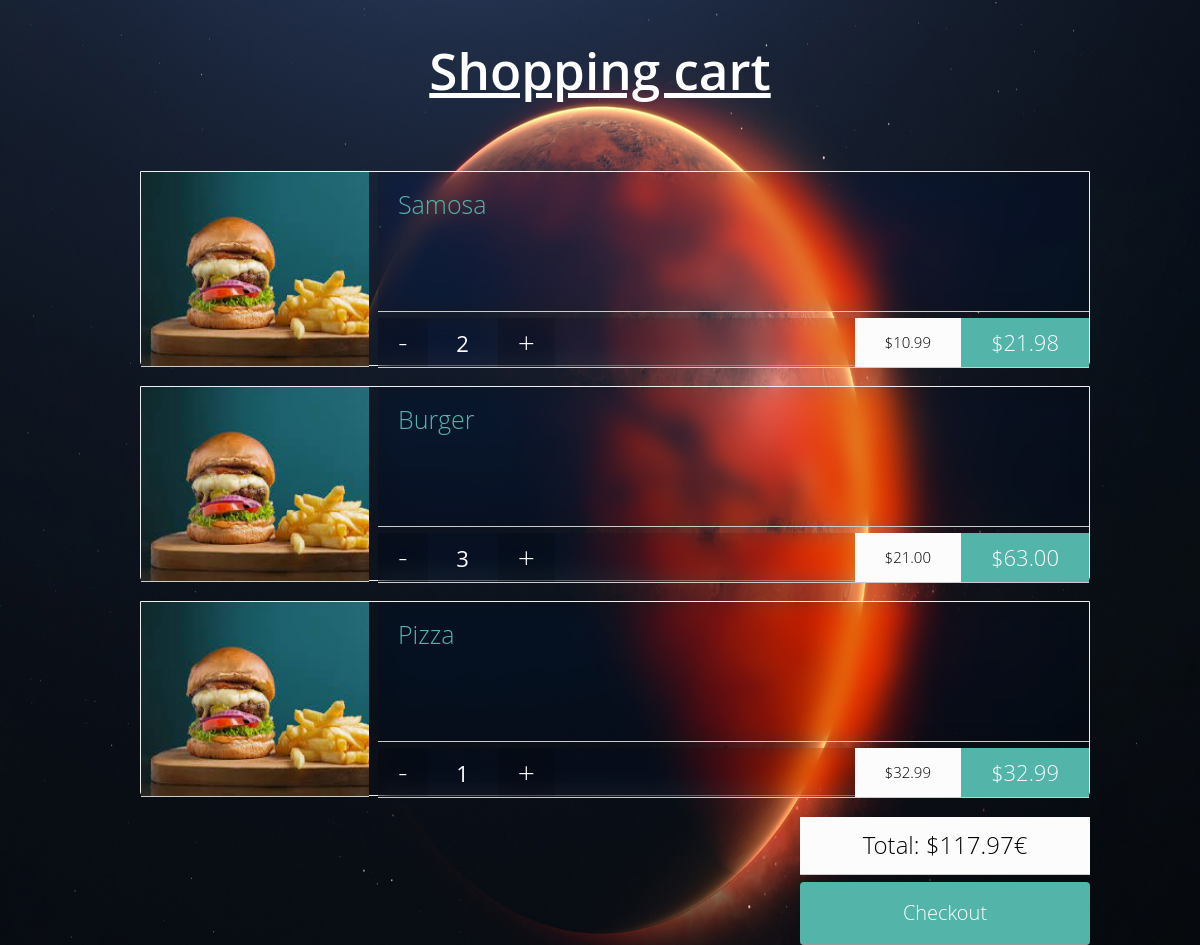
The app's page /cart/ (signed in) with its own data.
### customer/models.py (models this page shows, shortened)
class OrderItem(models.Model):
    product = models.ForeignKey(Product, on_delete=models.SET_NULL, null=True)
    order = models.ForeignKey(Order, on_delete=models.SET_NULL, null=True)
    quantity = models.IntegerField(default=0, null=True, blank=True)
    prepared = models.BooleanField(default=False)
    time = models.DateTimeField(auto_now_add=True)
    @property
    def get_total(self):
        total = self.product.price * self.quantity
        return total

class Product(models.Model):
    name = models.CharField(max_length=250)
    price = models.DecimalField(max_digits=5, decimal_places=2, blank=True,null=True)
    image = models.ImageField(upload_to='images/',blank=True, null=True)
    desc = models.TextField(blank=True, null=True)
    id = models.UUIDField(primary_key = True, default = uuid.uuid4, editable = False)

class Order(models.Model):
    customer = models.ForeignKey(Customer, on_delete=models.SET_NULL, null=True, blank=True)
    time_ordered = models.DateTimeField(auto_now_add=True)
    complete = models.BooleanField(default=False)
    transaction_id = models.CharField(max_length=100, null=True)
    @property
    def get_cart_total(self):
        orderitems = self.orderitem_set.all()
        total = sum([item.get_total for item in orderitems])
        return total
    @property
    def get_cart_items(self):
        orderitems = self.orderitem_set.all()
        total = sum([item.quantity for item in orderitems])
        return total

### customer/views.py (the view)
# urls.py: path('cart/', views.cart, name='cart'),
def cart(request):
    data = cartData(request)
    cartItems = data['cartItems']
    order = data['order']
    items = data['items']
    context = {'items': items, 'order': order, 'cartItems': cartItems}
    return render(request, "customer/cart.html", context)

### customer/utils.py (called while the page is built)
def cartData(request):
    if request.user.is_authenticated:
        customer = request.user.customer
        order, created = Order.objects.get_or_create(customer=customer, complete=False)
        items = order.orderitem_set.all()
        cartItems = order.get_cart_items
    else:
        cookieData = cookieCart(request)
        cartItems = cookieData['cartItems']
        order = cookieData['order']
        items = cookieData['items']
    return {'cartItems':cartItems,'order':order,'items':items}

### customer/templates/customer/cart.html (shortened to what this page needs)
{% extends 'base.html' %}
{% load static %}
{% block content %}
<link rel="stylesheet" href="{% static 'css/cart.css' %}">
    <div class="container-top">
    <div class="head-container">
        <h1 class="cart-heading" style="color: white;"> Shopping cart </h1>
      </div>
    <div class="container">
      <section id="cart">
        {% for item in items %}
        <article class="product">
          <header>
              <img src="{{item.product.image.url}}" alt="">
          </header>
          <div class="content">
            <h1>{{item.product.name}}</h1>
          </div>
          <footer class="content">
            <span data-product={{ item.product.id }} data-action="remove" class="qt-minus update-cart">-</span>
            <span class="qt">{{item.quantity}}</span>
            <span data-product={{ item.product.id }} data-action="add" class="qt-plus update-cart">+</span>
            <h2 class="full-price">
                ${{ item.get_total|floatformat:2 }}
            </h2>
            <h2 class="price">
                ${{item.product.price}}
            </h2>
          </footer>
        </article>
        {% endfor %}
      </section>
    </div>
      <div class="container clearfix">
        <div class="right">
          <h1 class="total">Total: <span>${{ order.get_cart_total|floatformat:2 }}</span>€</h1>
          <a class="btn" href="{% url 'checkout' %}">Checkout</a>
        </div>
      </div>
      </div>
{% endblock %}

### templates/base.html (shortened to what this page needs)
{% load static %}
<!DOCTYPE html>
<html lang="en">
<head>
    <link rel="stylesheet" href="{% static 'css/main.css' %}">
    <link rel="stylesheet" href="https://stackpath.bootstrapcdn.com/bootstrap/4.5.0/css/bootstrap.min.css">
</head>
<body>
<div class="container">
    {% block content %}
    {% endblock %}
</div>
</body>
</html>

### static/css/main.css (style rules this page uses)
body { background-color: hsl(0, 0%, 98%); }
h1,h2,h3,h4,h5,h6 { color:hsl(0, 0%, 30%); }
.product { border-radius: 0 0 4px 4px; }
.btn { border-radius: 0; }

### static/css/cart.css (style rules this page uses)
body { margin: 0; color: #fff; height: 100%; min-width: 100vh; padding: 0; background: url("/static/images/mars.jpg") no-repeat; background-size: 100% 110%; overflow-x: hidden; }
.cart-heading { font-size: 2rem; }
.clearfix { content: ""; display: table; clear: both; }
.container-top { min-height: 100vh; width: 100%; }
.head-container { margin: 0 0 30px 0; }
.head-container h1 { font-size: 3.2rem; font-weight: 600; padding: 40px 0; position: relative; margin: 0; text-align: center; text-decoration: underline; }
a { color: #000; text-decoration: none; -webkit-transition: color .2s linear; -moz-transition: color .2s linear; -ms-transition: color .2s linear; -o-transition: color .2s linear; transition: color .2s linear; }
.container { font-family: 'Open Sans', sans-serif; margin: 0 auto; width: 980px; }
#cart { width: 100%; }
#cart h1 { font-weight: 300; }
.product { border: 1px solid #eee; margin: 20px 0; width: 100%; height: 195px; position: relative; -webkit-transition: margin .2s linear, opacity .2s linear; -moz-transition: margin .2s linear, opacity .2s linear; -ms-transition: margin .2s linear, opacity .2s linear; -o-transition: margin .2s linear, opacity .2s linear; transition: margin .2s linear, opacity .2s linear; }
.product img { width: 100%; height: 100%; }
.product header, .product .content { background-color: #fff; border: 1px solid #ccc; border-style: none none solid none; float: left; }
.product header { background: #000; margin: 0 1% 20px 0; overflow: hidden; padding: 0; position: relative; width: 24%; height: 195px; }
.product .content { box-sizing: border-box; -moz-box-sizing: border-box; height: 140px; padding: 0 20px; width: 75%; background: rgba(0,0,0,0.1); backdrop-filter: saturate(180%) blur(10px); }
.product h1 { color: #53b5aa; font-size: 25px; font-weight: 700; margin: 17px 0 20px 0; }
.product footer.content { height: 50px; margin: 6px 0 0 0; padding: 0; }
.product footer .price { background: #fcfcfc; color: #000; float: right; font-size: 15px; font-weight: 300; line-height: 49px; margin: 0; padding: 0 30px; }
.product footer .full-price { background: #53b5aa; color: #fff; float: right; font-size: 22px; font-weight: 300; line-height: 49px; margin: 0; padding: 0 30px; -webkit-transition: margin .15s linear; -moz-transition: margin .15s linear; -ms-transition: margin .15s linear; -o-transition: margin .15s linear; transition: margin .15s linear; }
.qt, .qt-plus, .qt-minus { display: block; float: left; }
.qt { font-size: 22px; line-height: 50px; width: 70px; text-align: center; }
.qt-plus, .qt-minus { background: #fcfcfc; border: none; font-size: 30px; font-weight: 300; height: 100%; background: rgba(0,0,0,0.1); backdrop-filter: saturate(180%) blur(10px); padding: 0 20px; -webkit-transition: background .2s linear; -moz-transition: background .2s linear; -ms-transition: background .2s linear; -o-transition: background .2s linear; transition: background .2s linear; }
.qt-plus { line-height: 50px; }
.qt-minus { line-height: 47px; }
.right h1 { background: #fcfcfc; border: 1px solid #ccc; border-style: none none solid none; font-size: 24px; font-weight: 300; margin: 0 0 7px 0; padding: 14px 40px; text-align: center; }
.right { float: right; }
.btn { background: #53b5aa; border: 1px solid #999; border-style: none none solid none; cursor: pointer; display: block; color: #fff; font-size: 20px; font-weight: 300; padding: 16px 0; width: 290px; text-align: center; -webkit-transition: all .2s linear; -moz-transition: all .2s linear; -ms-transition: all .2s linear; -o-transition: all .2s linear; transition: all .2s linear; }
.total { color: #020202; }

### records on screen
OrderItem: product.image (picture), product.name "Samosa", quantity "2", get_total "21.98", product.price "10.99"
OrderItem: product.image (picture), product.name "Burger", quantity "3", get_total "63.00", product.price "21.00"
OrderItem: product.image (picture), product.name "Pizza", quantity "1", get_total "32.99", product.price "32.99"
Order: get_cart_total "117.97"
